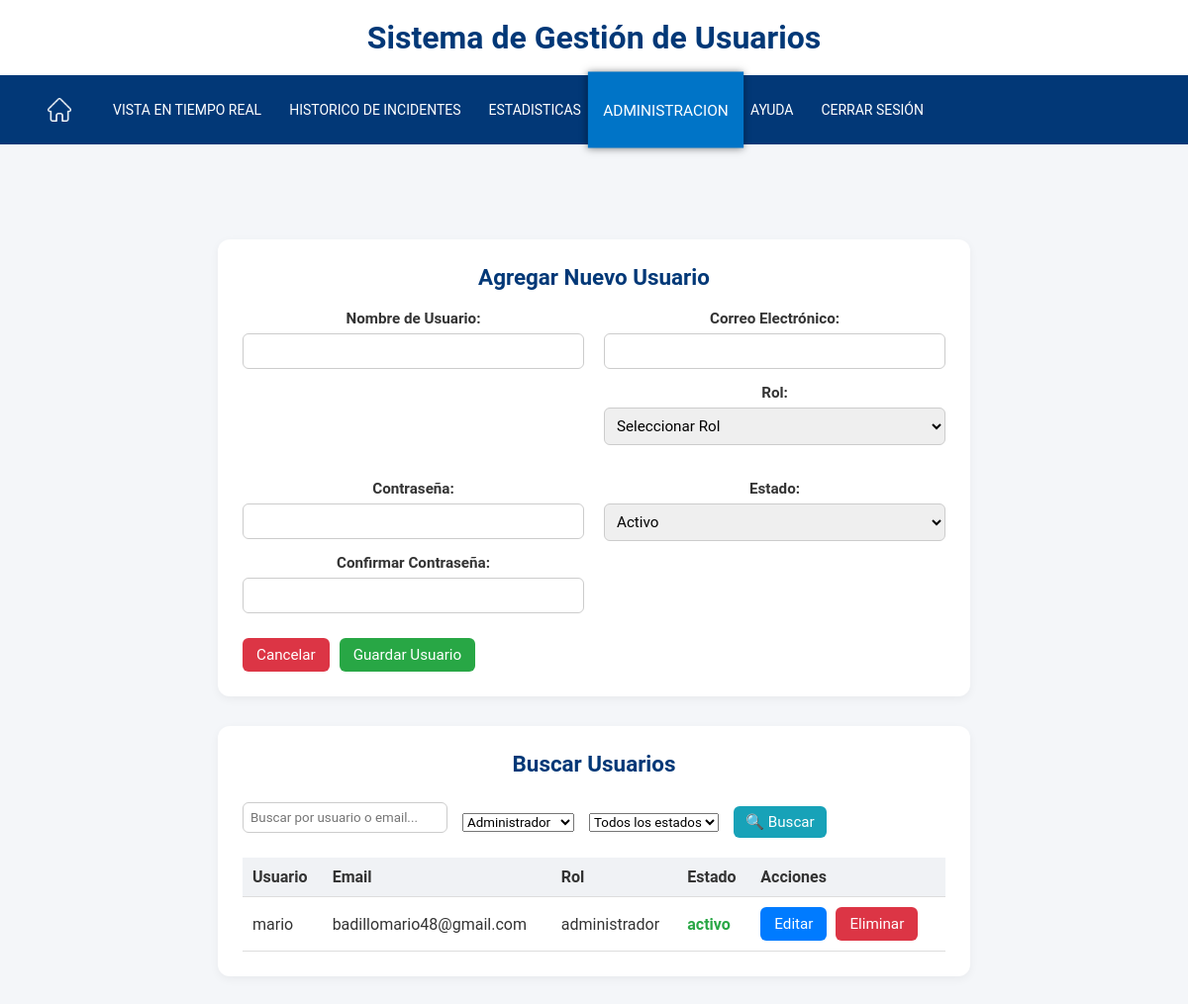
Screenshot of /web/assets/admin.php?role=administrador (signed in) with the database file from the repository.
### tables this page shows
CREATE TABLE `usuarios` (
  `id` int NOT NULL AUTO_INCREMENT,
  `usuario` varchar(50) NOT NULL,
  `correo` varchar(50) NOT NULL,
  `contrasena` varchar(100) NOT NULL,
  `rol` varchar(45) NOT NULL,
  `estado` varchar(45) NOT NULL,
  PRIMARY KEY (`id`)
);

### web/assets/admin.php (the view, shortened to what this page needs)
<?php
require_once 'db/conexion.php';
function obtenerUsuarios($conn, $filtros = []) {
    $where = [];
    $params = [];
    $types = '';
    if (!empty($filtros['role'])) {
        $where[] = "rol = ?";
        $params[] = $filtros['role'];
        $types .= 's';
    }
    $query = "SELECT * FROM usuarios";
    if (!empty($where)) {
        $query .= " WHERE " . implode(" AND ", $where);
    }
    $stmt = $conn->prepare($query);
    if (!empty($params)) {
        $stmt->bind_param($types, ...$params);
    }
    $stmt->execute();
    return $stmt->get_result();
}
$filtros = [
    'search' => $_GET['search'] ?? '',
    'role' => $_GET['role'] ?? '',
    'status' => $_GET['status'] ?? ''
];
$result = obtenerUsuarios($conn, $filtros);
$usuarios = [];
if ($result->num_rows > 0) {
    while($row = $result->fetch_assoc()) {
        $usuarios[] = $row;
    }
}
?>
<!DOCTYPE html>
<html lang="es">
</html>
<!DOCTYPE html>
<html lang="es">
<head>
    <link rel="stylesheet" href="css/estilos_barra_menu.css">
    <link rel="stylesheet" href="css/prueva.css">
</head>
<body>
    <header>
        <div class="superior">
            <div class="search">
                <br><h1>Sistema de Gestión de Usuarios</h1><br>
            </div>
        </div>
        <div class="container__menu">
            <nav>
                <ul>
                    <li><a href="menu.php"></a></li>
                    <li><a href="live-view.php">Vista en tiempo real</a></li>
                    <li><a href="incidents.php">Historico de incidentes</a></li>
                    <li><a href="statistics.php">Estadisticas</a></li>
                    <li><a href="" id="selected">Administracion</a></li>
                    <li><a href="ayuda.php" >Ayuda</a></li>
                    <li><a href="db/logout.php">Cerrar sesión</a></li>
                </ul>
            </nav>
        </div>
    </header><br>
    <div class="container">
        <div class="card">
            <h2 class="card-title">Agregar Nuevo Usuario</h2>
            <form id="userForm" action="db/guardar_usuario.php" method="POST">
                <div class="form-row">
                    <div class="form-col">
                        <div class="form-group">
                            <label for="username">Nombre de Usuario:</label>
                            <input type="text" id="username" name="username" required>
                        </div>
                    </div>
                    <div class="form-col">
                        <div class="form-group">
                            <label for="email">Correo Electrónico:</label>
                            <input type="email" id="email" name="email" required>
                        </div>
                        <div class="form-group">
                            <label for="role">Rol:</label>
                            <select id="role" name="role" required>
                                <option value="">Seleccionar Rol</option>
                            </select>
                        </div>
                    </div>
                    <div class="form-col">
                        <div class="form-group">
                            <label for="password">Contraseña:</label>
                            <input type="password" id="password" name="password" required>
                        </div>
                        <div class="form-group">
                            <label for="confirm_password">Confirmar Contraseña:</label>
                            <input type="password" id="confirm_password" name="confirm_password" required>
                        </div>
                    </div>
                    <div class="form-col">
                        <div class="form-group">
                            <label for="status">Estado:</label>
                            <select id="status" name="status" required>
                                <option value="activo">Activo</option>
                            </select>
                        </div>
                    </div>
                </div>
                <div class="button-group">
                    <button type="reset" class="btn btn-cancel">Cancelar</button>
                    <button type="submit" class="btn btn-save">Guardar Usuario</button>
                </div>
            </form>
        </div>
        <div class="card">
            <h2 class="card-title">Buscar Usuarios</h2>
            <form method="GET" action="" class="search-form">
                <div class="filter-row">
                    <div class="search-box">
                        <input type="text" id="searchInput" name="search" placeholder="Buscar por usuario o email..." value="<?php echo isset($_GET['search']) ? htmlspecialchars($_GET['search']) : ''; ?>">
                    </div>
                    <div class="filter-group">
                        <select id="roleFilter" name="role" class="filter-select">
                            <option value="administrador" <?php echo (isset($_GET['role']) && $_GET['role'] == 'administrador') ? 'selected' : ''; ?>>Administrador</option>
                        </select>
                    </div>
                    <div class="filter-group">
                        <select id="statusFilter" name="status" class="filter-select">
                            <option value="">Todos los estados</option>
                        </select>
                    </div>
                    <div class="filter-group">
                        <button type="submit" class="btn-search">🔍 Buscar</button>
                    </div>
                </div>
            </form>
            <table id="usersTable">
                <thead>
                    <tr>
                        <th>Usuario</th>
                        <th>Email</th>
                        <th>Rol</th>
                        <th>Estado</th>
                        <th>Acciones</th>
                    </tr>
                </thead>
                <tbody>
                    <?php foreach ($usuarios as $usuario): ?>
                        <tr>
                            <td><?php echo htmlspecialchars($usuario['usuario'] ?? ''); ?></td>
                            <td><?php echo htmlspecialchars($usuario['correo'] ?? ''); ?></td>
                            <td><?php echo htmlspecialchars($usuario['rol'] ?? ''); ?></td>
                            <td class="status-<?php echo ($usuario['estado'] ?? '') == 'activo' ? 'active' : 'inactive'; ?>">
                                <?php echo htmlspecialchars($usuario['estado'] ?? ''); ?>
                            </td>
                            <td class="actions">
                                <button class="btn btn-action btn-edit"
                                    data-id="<?php echo $usuario['id']; ?>"
                                    data-usuario="<?php echo htmlspecialchars($usuario['usuario'] ?? ''); ?>"
                                    data-correo="<?php echo htmlspecialchars($usuario['correo'] ?? ''); ?>"
                                    data-rol="<?php echo $usuario['rol'] ?? ''; ?>"
                                    data-estado="<?php echo $usuario['estado'] ?? ''; ?>"
                                    type="button">
                                    Editar
                                </button>
                                <button class="btn btn-action btn-delete" data-id="<?php echo $usuario['id']; ?>">Eliminar</button>
                            </td>
                        </tr>
                    <?php endforeach; ?>
                </tbody>
            </table>
        </div>
    </div>
</body>
</html>

### web/assets/css/estilos_barra_menu.css (style rules this page uses)
header { font-family: 'Roboto', sans-serif; position: fixed; width: 100%; top: 0; left: 0; background: white; transition: transform 0.3s ease-in-out, box-shadow 0.3s ease-in-out; z-index: 1000; }
* { box-sizing: border-box; margin: 0; padding: 0; font-family: 'Roboto', sans-serif; }
html { font-family: 'Roboto', sans-serif; text-align: center; }
h1 { margin: 0; color: #023877; font-family: 'Roboto', sans-serif; }
h2 { font-size: 24px; color: #023877; margin-bottom: 20px; font-weight: 700; text-align: center; }
a { text-decoration: none; }
.superior { max-width: 1100px; margin: auto; display: flex; align-items: center; position: relative; }
.search { flex: 2; text-align: center; }
.search h1 { margin: 0; }
.container__menu { width: 100%; height: 70px; background: #023877; padding: 0px 20px; }
nav { height: 100%; }
nav > ul { height: 100%; display: flex; }
nav ul li { height: 100%; list-style: none; position: relative; }
nav > ul > li:first-child > a { background-image: url(../img/icon/casa.png); background-size: 24px; background-repeat: no-repeat; background-position: center center; padding: 20px 40px; }
nav > ul > li > a { width: 100%; height: 100%; display: flex; align-items: center; padding: 14px; color: white; text-transform: uppercase; font-size: 14px; transition: all 300ms ease; }
#selected { transform: scale(1.1); background-color: #0074c7; box-shadow: 0px 0px 7px 0px rgba(0, 0, 0, 0.5); }

### web/assets/css/prueva.css (style rules this page uses)
body { margin: 0; font-family: 'Segoe UI', sans-serif; background-color: #f4f6f9; color: #333; padding: 180px; }
.container { padding: 40px; max-width: 1200px; margin: auto; }
.card { background: white; border-radius: 12px; box-shadow: 0 3px 10px rgba(0,0,0,0.05); padding: 25px; margin-bottom: 30px; }
.card-title { font-size: 1.4rem; margin-bottom: 20px; }
.form-row { display: flex; flex-wrap: wrap; gap: 20px; }
.form-col { flex: 1; min-width: 250px; }
.form-group { display: flex; flex-direction: column; margin-bottom: 15px; }
.form-group label { font-weight: 600; margin-bottom: 6px; font-size: 0.95rem; }
.form-group input, .form-group select, textarea { padding: 8px; border-radius: 6px; border: 1px solid #ccc; font-size: 0.95rem; }
.button-group, .filter-group { display: flex; gap: 10px; align-items: center; margin-top: 10px; }
.btn { padding: 8px 14px; border: none; border-radius: 6px; font-size: 0.95rem; cursor: pointer; }
.btn-save { background-color: #28a745; color: white; }
.btn-cancel { background-color: #dc3545; color: white; }
.btn-action { background-color: #007bff; color: white; margin-right: 5px; }
.btn-delete { background-color: #dc3545; }
.btn-search { background-color: #17a2b8; color: white; border: none; border-radius: 6px; padding: 7px 12px; font-size: 0.95rem; cursor: pointer; }
#usersTable { width: 100%; border-collapse: collapse; margin-top: 20px; }
#usersTable th, #usersTable td { text-align: left; padding: 10px; border-bottom: 1px solid #ddd; }
#usersTable th { background-color: #f0f2f5; }
.status-active { color: #28a745; font-weight: bold; }
.actions button { margin-right: 5px; }
.search-form { display: flex; flex-direction: column; gap: 10px; }
.filter-row { display: flex; flex-wrap: wrap; align-items: center; gap: 15px; }
.search-box input { padding: 7px; border-radius: 6px; border: 1px solid #ccc; }

### rows the page displays
usuarios: usuario "mario", correo "badillomario48@gmail.com", rol "administrador", estado "activo"
